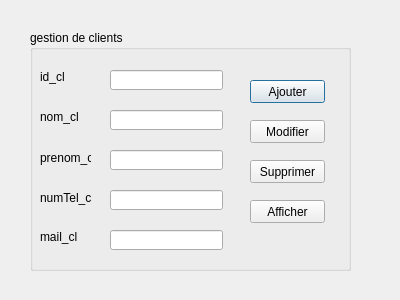
<?xml version="1.0" encoding="UTF-8"?>
<ui version="4.0">
 <class>clients</class>
 <widget class="QDialog" name="clients">
  <property name="geometry">
   <rect>
    <x>0</x>
    <y>0</y>
    <width>400</width>
    <height>300</height>
   </rect>
  </property>
  <property name="windowTitle">
   <string>Dialog</string>
  </property>
  <widget class="QGroupBox" name="groupBox">
   <property name="geometry">
    <rect>
     <x>30</x>
     <y>30</y>
     <width>321</width>
     <height>241</height>
    </rect>
   </property>
   <property name="title">
    <string>gestion de clients</string>
   </property>
   <widget class="QLabel" name="label">
    <property name="geometry">
     <rect>
      <x>10</x>
      <y>40</y>
      <width>47</width>
      <height>14</height>
     </rect>
    </property>
    <property name="text">
     <string>id_cl</string>
    </property>
   </widget>
   <widget class="QLineEdit" name="lineEdit">
    <property name="geometry">
     <rect>
      <x>80</x>
      <y>40</y>
      <width>113</width>
      <height>20</height>
     </rect>
    </property>
   </widget>
   <widget class="QLabel" name="label_2">
    <property name="geometry">
     <rect>
      <x>10</x>
      <y>80</y>
      <width>47</width>
      <height>14</height>
     </rect>
    </property>
    <property name="text">
     <string>nom_cl</string>
    </property>
   </widget>
   <widget class="QLineEdit" name="lineEdit_2">
    <property name="geometry">
     <rect>
      <x>80</x>
      <y>80</y>
      <width>113</width>
      <height>20</height>
     </rect>
    </property>
   </widget>
   <widget class="QLabel" name="label_3">
    <property name="geometry">
     <rect>
      <x>10</x>
      <y>120</y>
      <width>51</width>
      <height>16</height>
     </rect>
    </property>
    <property name="text">
     <string>prenom_cl</string>
    </property>
   </widget>
   <widget class="QLineEdit" name="lineEdit_3">
    <property name="geometry">
     <rect>
      <x>80</x>
      <y>120</y>
      <width>113</width>
      <height>20</height>
     </rect>
    </property>
   </widget>
   <widget class="QLabel" name="label_4">
    <property name="geometry">
     <rect>
      <x>10</x>
      <y>160</y>
      <width>51</width>
      <height>16</height>
     </rect>
    </property>
    <property name="text">
     <string>numTel_cl</string>
    </property>
   </widget>
   <widget class="QLineEdit" name="lineEdit_4">
    <property name="geometry">
     <rect>
      <x>80</x>
      <y>160</y>
      <width>113</width>
      <height>20</height>
     </rect>
    </property>
   </widget>
   <widget class="QLabel" name="label_5">
    <property name="geometry">
     <rect>
      <x>40</x>
      <y>240</y>
      <width>47</width>
      <height>14</height>
     </rect>
    </property>
    <property name="text">
     <string>numTel_cl</string>
    </property>
   </widget>
   <widget class="QLabel" name="label_6">
    <property name="geometry">
     <rect>
      <x>10</x>
      <y>200</y>
      <width>47</width>
      <height>14</height>
     </rect>
    </property>
    <property name="text">
     <string>mail_cl</string>
    </property>
   </widget>
   <widget class="QLineEdit" name="lineEdit_5">
    <property name="geometry">
     <rect>
      <x>80</x>
      <y>200</y>
      <width>113</width>
      <height>20</height>
     </rect>
    </property>
   </widget>
   <widget class="QPushButton" name="pushButton">
    <property name="geometry">
     <rect>
      <x>220</x>
      <y>50</y>
      <width>75</width>
      <height>23</height>
     </rect>
    </property>
    <property name="text">
     <string>Ajouter</string>
    </property>
   </widget>
   <widget class="QPushButton" name="pushButton_2">
    <property name="geometry">
     <rect>
      <x>220</x>
      <y>90</y>
      <width>75</width>
      <height>23</height>
     </rect>
    </property>
    <property name="text">
     <string>Modifier</string>
    </property>
   </widget>
   <widget class="QPushButton" name="pushButton_3">
    <property name="geometry">
     <rect>
      <x>220</x>
      <y>130</y>
      <width>75</width>
      <height>23</height>
     </rect>
    </property>
    <property name="text">
     <string>Supprimer</string>
    </property>
   </widget>
   <widget class="QPushButton" name="pushButton_4">
    <property name="geometry">
     <rect>
      <x>220</x>
      <y>170</y>
      <width>75</width>
      <height>23</height>
     </rect>
    </property>
    <property name="text">
     <string>Afficher</string>
    </property>
   </widget>
  </widget>
 </widget>
 <resources/>
 <connections/>
</ui>
